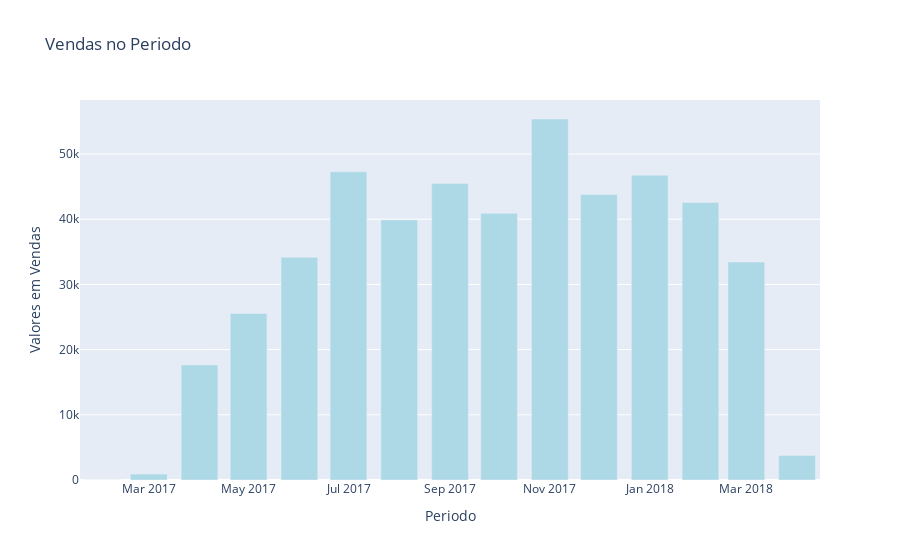

Write notebook code for a chart like this one.
### Markdown cell above
## Grafico de barras

- **Customizando graficos de barras: titulos e labels dos eixos**

### Code cell
data = [go.Bar(x=vendas_por_mes.index,
               y=vendas_por_mes.values,
               marker = {'color': 'lightblue'})]

# Criando Layout
configuracoes_layout = go.Layout(title='Vendas no Periodo',
                                 yaxis={'title':'Valores em Vendas'},
                                 xaxis={'title': 'Periodo'})

# Objeto figura

fig = go.Figure(data=data, layout=configuracoes_layout)

# plotando o grafico
py.iplot(fig)

### Figure 1 — Plotly figure (JSON) as saved in the notebook; plotly's stock layout.template omitted (floating-point values rounded to 4 significant figures)
{"data": [{"marker": {"color": "lightblue"}, "type": "bar", "x": ["2017-02", "2017-03", "2017-04", "2017-05", "2017-06", "2017-07", "2017-08", "2017-09", "2017-10", "2017-11", "2017-12", "2018-01", "2018-02", "2018-03", "2018-04"], "y": [9.99, 902.9, 17650.0, 25560.0, 34170.0, 47280.0, 39900.0, 45460.0, 40910.0, 55370.0, 43810.0, 46760.0, 42560.0, 33440.0, 3754.0]}], "layout": {"title": {"text": "Vendas no Periodo"}, "xaxis": {"title": {"text": "Periodo"}}, "yaxis": {"title": {"text": "Valores em Vendas"}}}}
